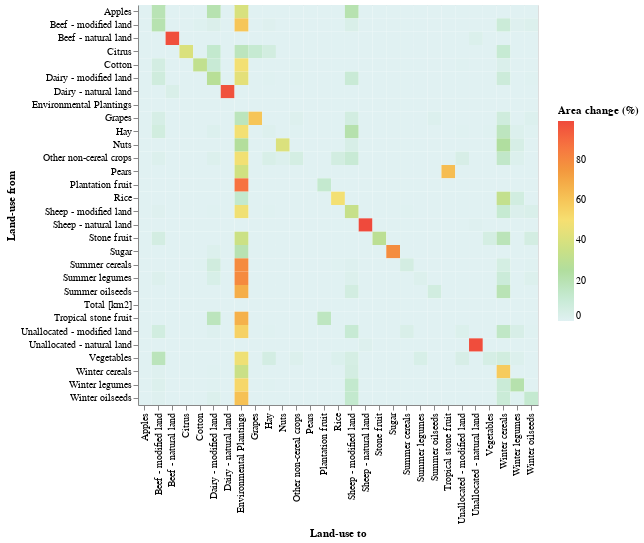

Source (notebook cell):
### Code cell
# HIDE CODE
# plot the transition matrix using altair
import altair as alt

alt.Chart(crosstab_lu_all).mark_rect().encode(
    x='Land-use to:N',
    y='Land-use from:N',
    color=alt.Color('Area change (%):Q',
                    scale=alt.Scale(scheme='lightmulti'),
                    legend=alt.Legend(
                                    title="Area change (%)",
                                    orient='none',
                                    legendX=420, legendY=100,
                                    direction='vertical',
                                    titleAnchor='start')),
    tooltip=['Land-use from','Land-use to','Area change (%)']
).properties(
    width=400,
    height=400
)

### Figure 1 — Vega-Lite specification as saved in the notebook (floating-point values rounded to 4 significant figures; data arrays with more than 128 entries replaced by an {"elided": "..."} marker saying what was removed)
{"config": {"view": {"continuousWidth": 300, "continuousHeight": 300}}, "data": {"name": "data-af07d23b1fe5f35bd52af49457b8afe6"}, "mark": {"type": "rect"}, "encoding": {"color": {"field": "Area change (%)", "legend": {"direction": "vertical", "legendX": 420, "legendY": 100, "orient": "none", "title": "Area change (%)", "titleAnchor": "start"}, "scale": {"scheme": "lightmulti"}, "type": "quantitative"}, "tooltip": [{"field": "Land-use from", "type": "nominal"}, {"field": "Land-use to", "type": "nominal"}, {"field": "Area change (%)", "type": "quantitative"}], "x": {"field": "Land-use to", "type": "nominal"}, "y": {"field": "Land-use from", "type": "nominal"}}, "height": 400, "width": 400, "$schema": "https://vega.github.io/schema/vega-lite/v5.15.1.json", "datasets": {"data-af07d23b1fe5f35bd52af49457b8afe6": {"elided": "870 records"}}}
